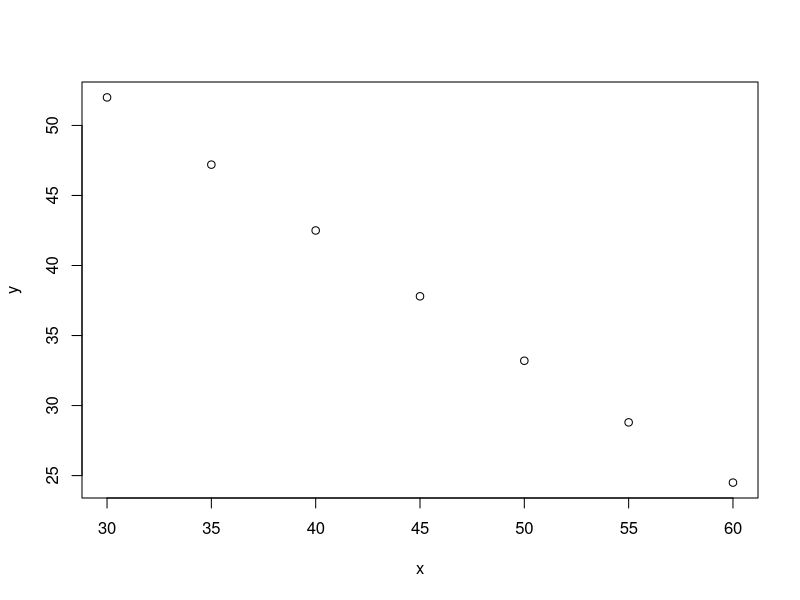

Generate this figure with R:
#1
x=c(30,35,40,45,50,55,60)
y=c(52,47.2,42.5,37.8,33.2,28.8,24.5)
plot(x,y)
xbar=mean(x)
ybar=mean(y)
prod=(x-xbar)*(y-ybar)
prod
tprod=sum(prod)
tprod
tsqx=sum((x-xbar)^2)
tsqx
tsqy=sum((y-ybar)^2)
tsqy
r=tprod/sqrt(tsqx*tsqy)
#r=cor(x,y)
#a
cor(x,y)
#b Negative
#c Age is the predictor, while expected life remaining is the response
#d slope=-.918571 intercept=79.3357
#e y=-9.18571x+79.3357